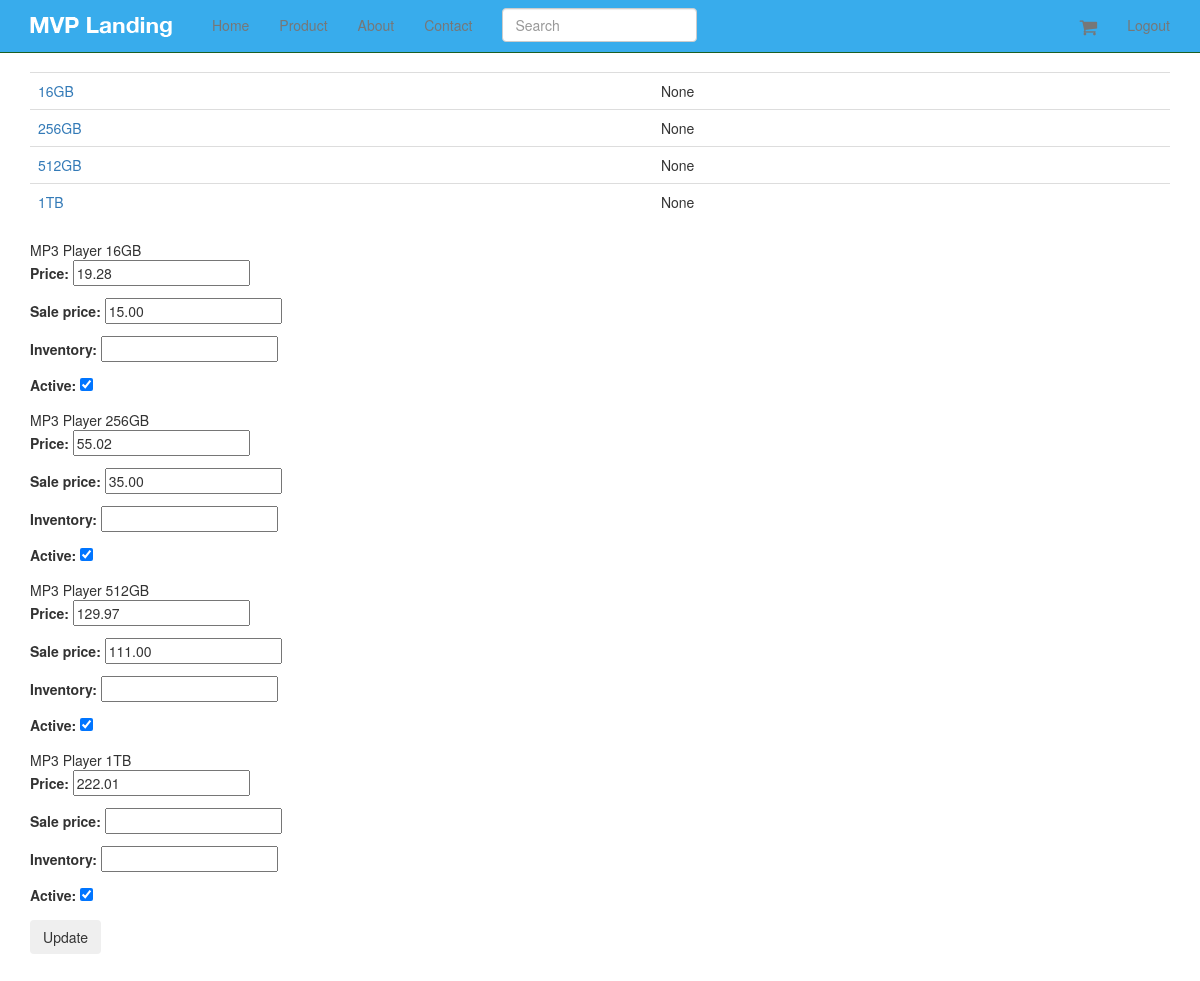
The app's page /products/1/inventory/ (signed in) with its own data.
### products/models.py (models this page shows, shortened)
class Variation(models.Model):
    product = models.ForeignKey(Product)
    title = models.CharField(max_length=120)
    price = models.DecimalField(decimal_places=2, max_digits=10)
    sale_price = models.DecimalField(decimal_places=2, max_digits=10, null=True, blank=True)
    active = models.BooleanField(default=True)
    inventory = models.IntegerField(null=True, blank=True)  # refer none == unlimited amount
    def __unicode__(self):
        return self.title
    def get_absolute_url(self):
        return self.product.get_absolute_url()

class Product(models.Model):
    title = models.CharField(max_length=120)
    description = models.TextField(blank=True, null=True)
    price = models.DecimalField(decimal_places=2, max_digits=10)
    active = models.BooleanField(default=True)
    categories = models.ManyToManyField('Category', blank=True)
    default = models.ForeignKey('Category', related_name='default_category', null=True, blank=True)
    objects = ProductManager()
    class Meta:
        ordering = ["-title"]
    def get_absolute_url(self):
        return reverse("product_detail", kwargs={"pk": self.pk})

### products/views.py (the view, shortened to what this page needs)
# urls.py: url(r'^(?P<pk>\d+)/inventory/$', VariationListView.as_view(), name='product_inventory'),
class VariationListView(StaffRequiredMixin, ListView):
    model = Variation
    queryset = Variation.objects.all()
    def get_context_data(self, *args, **kwargs):
        context = super(VariationListView, self).get_context_data(*args, **kwargs)
        context["formset"] = VariationInventoryFormSet(queryset=self.get_queryset())
        return context
    def get_queryset(self, *args, **kwargs):
        product_pk = self.kwargs.get("pk")
        if product_pk:
            product = get_object_or_404(Product, pk=product_pk)
            queryset = Variation.objects.filter(product=product)
        return queryset

### products/mixins.py (called while the page is built)
    @method_decorator(login_required)
    def dispatch(self, request, *args, **kwargs):
        if request.user.is_staff:
            return super(StaffRequiredMixin, self).dispatch(request, *args, **kwargs)
        else:
            raise Http404

### products/models.py (called while the page is built)
    def active(self):
        return self.filter(active=True)

    def get_queryset(self):
        return ProductQuerySet(self.model, using=self._db)

    def all(self, *args, **kwargs):
        return self.get_queryset().active()

### templates/products/variation_list.html (shortened to what this page needs)
{% extends 'base.html' %}
{% block content %}
    <table class="table">
        {% for object in object_list %}
            <tr>
                <td><a href="{{ object.get_absolute_url }}">{{ object.title }}</a></td>
                <td>{{  object.inventory }}</td>
            </tr>
        {% endfor %}
    </table>
    <form method="POST" action="">{% csrf_token %}
        {% for form in formset %}
            {{ form.instance.product.title }}
            {{ form.instance.title }}
            {{ form.as_p }}
        {% endfor %}
        <input type="submit" value="Update" class="btn">
    </form>
{% endblock %}

### templates/base.html (shortened to what this page needs)
{% load staticfiles %}
<!DOCTYPE html>
<html lang="en">
<head>
    {% include 'head_css.html' %}
</head>
<body>
{% include 'navbar.html' %}
<div class="container">
    {% block content %}
    {% endblock %}
</div>
</body>
</html>

### templates/head_css.html
{% load staticfiles %}
    <link rel="stylesheet" href="//maxcdn.bootstrapcdn.com/font-awesome/4.3.0/css/font-awesome.min.css">
    <link href="{% static 'css/bootstrap.min.css' %}" rel="stylesheet">
    <link href="{% static 'css/navbar-static-top.css' %}" rel="stylesheet">
     <link href="{% static 'css/custom.css' %}" rel="stylesheet">

### templates/navbar.html (shortened to what this page needs)
{% load staticfiles %}
<nav class="navbar navbar-default navbar-static-top">
    <div class="container">
        <div class="navbar-header">
            <a class="navbar-brand" href="{% url 'home' %}"><img src="{% static 'img/mvp_landing_logo.png' %}"/></a>
        </div>
        <div id="navbar" class="navbar-collapse collapse">
            <ul class="nav navbar-nav">
                <li><a href="{% url 'home' %}">Home</a></li>
                <li><a href="{% url 'products' %}">Product</a></li>
                <li><a href="{% url 'about' %}">About</a></li>
                <li><a href="{% url 'contact' %}">Contact</a></li>
                <form class="navbar-form navbar-left" method="GET" role="search" action='{% url "products" %}'>
                    <div class="form-group">
                        <input type="text" class="form-control" placeholder="Search" name="q">
                    </div>
                </form>
            </ul>
            <ul class="nav navbar-nav navbar-right">
                <li>
                    <a href="{% url "cart" %}"><i class="fa fa-shopping-cart fa-navbar-cart"></i>
                        </a>
                </li>
                {% if request.user.is_authenticated %}
                    <li><a href="{% url 'auth_logout' %}">Logout</a></li>
                {% endif %}
            </ul>
        </div>
    </div>
</nav>

### templates/javascript.html (shortened to what this page needs)
{% load staticfiles %}

### static_in_pro/our_static/css/navbar-static-top.css (style rules this page uses)
body { min-height: 1000px; }
.navbar-static-top { margin-bottom: 19px; background-color: #38ACEC; border-color: #1A5F23; }
.navbar-default .navbar-brand { color: #FFF; }

### static_in_pro/our_static/css/custom.css (style rules this page uses)
.fa-navbar-cart { font-size: 19px; vertical-align: middle; }

### records on screen
Variation: title "16GB", inventory "None", instance.product "MP3 Player", instance "16GB"
Variation: title "256GB", inventory "None", instance.product "MP3 Player", instance "256GB"
Variation: title "512GB", inventory "None", instance.product "MP3 Player", instance "512GB"
Variation: title "1TB", inventory "None", instance.product "MP3 Player", instance "1TB"
